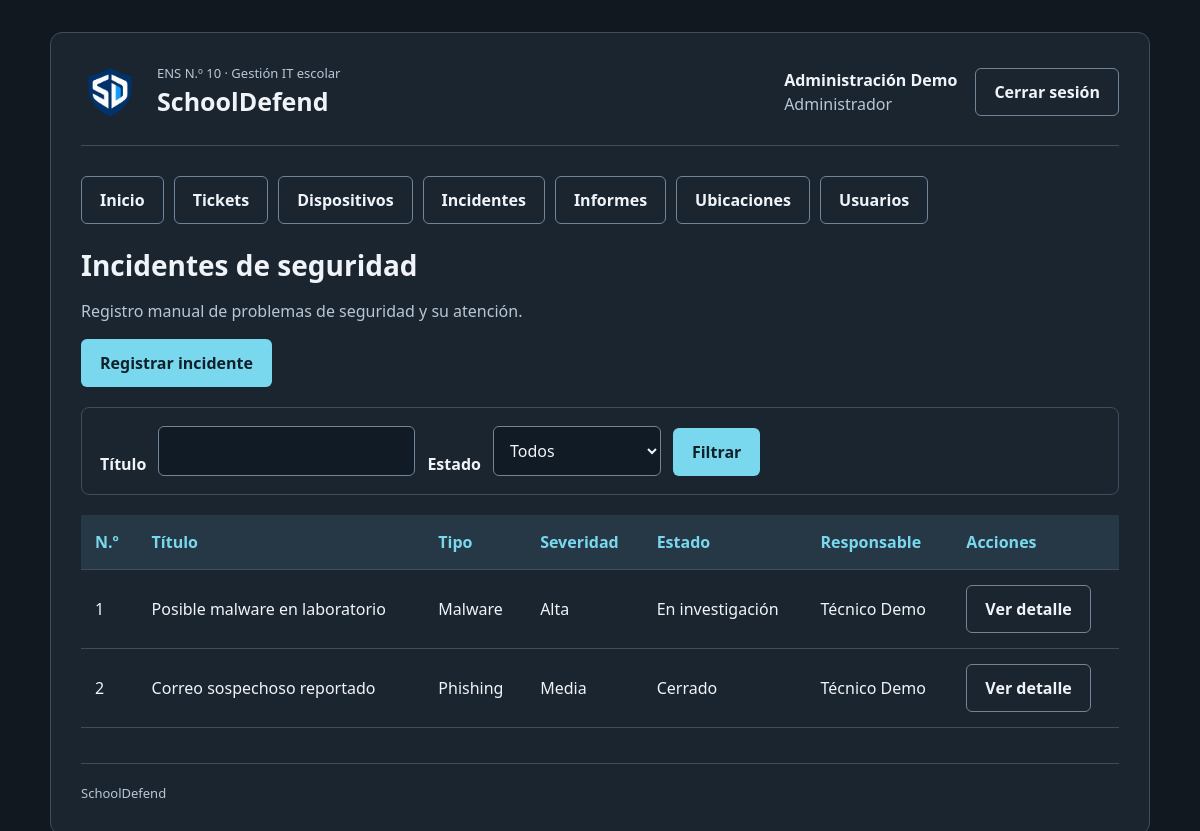
Page /incidentes/index.php (signed in) on the committed database.
### tables this page shows
CREATE TABLE usuarios (
    id_usuario INT UNSIGNED AUTO_INCREMENT PRIMARY KEY,
    nombre VARCHAR(100) NOT NULL,
    nombre_usuario VARCHAR(50) NOT NULL UNIQUE,
    password_hash VARCHAR(255) NOT NULL,
    rol ENUM('administrador','tecnico','profesor') NOT NULL,
    fecha_creacion DATETIME NOT NULL DEFAULT CURRENT_TIMESTAMP,
    activo TINYINT NOT NULL DEFAULT 1,
    fecha_baja DATETIME NULL,
    id_usuario_baja INT UNSIGNED NULL,
    motivo_baja VARCHAR(255) NULL,
    FOREIGN KEY (id_usuario_baja) REFERENCES usuarios(id_usuario) ON DELETE RESTRICT
);

CREATE TABLE incidentes (
    id_incidente INT UNSIGNED AUTO_INCREMENT PRIMARY KEY,
    titulo VARCHAR(150) NOT NULL,
    tipo ENUM('malware','phishing','acceso_no_autorizado','perdida_equipo','otro') NOT NULL,
    descripcion TEXT NOT NULL,
    severidad ENUM('baja','media','alta') NOT NULL,
    estado ENUM('reportado','en_investigacion','cerrado') NOT NULL DEFAULT 'reportado',
    id_dispositivo INT UNSIGNED NULL,
    id_ticket INT UNSIGNED NULL,
    id_creador INT UNSIGNED NOT NULL,
    id_responsable INT UNSIGNED NOT NULL,
    acciones_realizadas TEXT NULL,
    conclusion TEXT NULL,
    fecha_creacion DATETIME NOT NULL DEFAULT CURRENT_TIMESTAMP,
    fecha_cierre DATETIME NULL,
    FOREIGN KEY (id_dispositivo) REFERENCES dispositivos(id_dispositivo) ON DELETE RESTRICT,
    FOREIGN KEY (id_ticket) REFERENCES tickets(id_ticket) ON DELETE RESTRICT,
    FOREIGN KEY (id_creador) REFERENCES usuarios(id_usuario) ON DELETE RESTRICT,
    FOREIGN KEY (id_responsable) REFERENCES usuarios(id_usuario) ON DELETE RESTRICT
);

### includes/funciones.php (called while the page is built, shortened)
<?php
function escapar($texto)
{
    return htmlspecialchars((string) $texto, ENT_QUOTES, 'UTF-8');
}
function nombreRol($rol)
{
    $nombresRoles = [
        'administrador' => 'Administrador',
        'tecnico' => 'Técnico',
        'profesor' => 'Profesor'
    ];
    return $nombresRoles[$rol] ?? 'Sin rol';
}
function textoEntrada($datos, $campo, $valorInicial = '')
{
    if (!isset($datos[$campo]) || !is_string($datos[$campo])) {
        return $valorInicial;
    }
    return trim($datos[$campo]);
}

### includes/sesion.php (called while the page is built, shortened)
<?php
require_once __DIR__ . '/funciones.php';
function usuarioActual()
{
    $pdo = getConexion();
    $sqlUsuario = "
        SELECT id_usuario, nombre, nombre_usuario, rol
        FROM usuarios
        WHERE id_usuario = ?
          AND activo = 1";
    $consultaUsuario = $pdo->prepare($sqlUsuario);
    $consultaUsuario->execute([$_SESSION['id_usuario']]);
    $usuario = $consultaUsuario->fetch();
    return $usuario;
}
function exigirSesion($rutaLogin = 'login.php')
{
    $usuario = usuarioActual();
    return $usuario;
}

### incidentes/opciones.php (called while the page is built)
<?php
$tiposIncidente = [
    'malware' => 'Malware',
    'phishing' => 'Phishing',
    'acceso_no_autorizado' => 'Acceso no autorizado',
    'perdida_equipo' => 'Pérdida de equipo',
    'otro' => 'Otro'
];
$severidadesIncidente = ['baja' => 'Baja', 'media' => 'Media', 'alta' => 'Alta'];
$estadosIncidente = ['reportado' => 'Reportado', 'en_investigacion' => 'En investigación', 'cerrado' => 'Cerrado'];

### incidentes/index.php (the view, shortened to what this page needs)
<?php
require_once __DIR__ . '/../includes/sesion.php';
require_once __DIR__ . '/opciones.php';
$usuario = exigirSesion('../login.php');
$pdo = getConexion();
$rutaBase = '../';
$buscar = textoEntrada($_GET, 'buscar');
$sqlIncidentes = "
    SELECT incidentes.id_incidente, incidentes.titulo, incidentes.tipo,
           incidentes.severidad, incidentes.estado, usuarios.nombre AS responsable
    FROM incidentes
    INNER JOIN usuarios ON incidentes.id_responsable = usuarios.id_usuario
    WHERE 1 = 1";
$parametrosIncidentes = [];
$sqlIncidentes .= ' ORDER BY incidentes.fecha_creacion DESC, incidentes.id_incidente DESC';
$consultaIncidentes = $pdo->prepare($sqlIncidentes);
$consultaIncidentes->execute($parametrosIncidentes);
$incidentes = $consultaIncidentes->fetchAll();
require_once __DIR__ . '/../includes/encabezado.php';
?>
<h1>Incidentes de seguridad</h1>
<p class="texto-secundario">Registro manual de problemas de seguridad y su atención.</p>
<a class="boton" href="formulario.php">Registrar incidente</a>
<form method="get" class="filtros">
    <label for="buscar">Título</label>
    <input id="buscar" name="buscar" value="<?= escapar($buscar) ?>">
    <label for="estado">Estado</label>
    <select id="estado" name="estado">
        <option value="">Todos</option>
    </select>
    <button class="boton" type="submit">Filtrar</button>
</form>
<?php if (!$incidentes): ?>
    <p>No hay incidentes para mostrar.</p>
<?php else: ?>
    <div class="tabla-contenedor">
        <table>
            <thead>
                <tr>
                    <th scope="col">N.º</th>
                    <th scope="col">Título</th>
                    <th scope="col">Tipo</th>
                    <th scope="col">Severidad</th>
                    <th scope="col">Estado</th>
                    <th scope="col">Responsable</th>
                    <th scope="col">Acciones</th>
                </tr>
            </thead>
            <tbody>
                <?php foreach ($incidentes as $incidente): ?>
                    <tr>
                        <td><?= (int) $incidente['id_incidente'] ?></td>
                        <td><?= escapar($incidente['titulo']) ?></td>
                        <td><?= escapar($tiposIncidente[$incidente['tipo']]) ?></td>
                        <td><?= escapar($severidadesIncidente[$incidente['severidad']]) ?></td>
                        <td><?= escapar($estadosIncidente[$incidente['estado']]) ?></td>
                        <td><?= escapar($incidente['responsable']) ?></td>
                        <td><a class="boton boton-secundario" href="detalle.php?id=<?= (int) $incidente['id_incidente'] ?>">Ver detalle</a></td>
                    </tr>
                <?php endforeach; ?>
            </tbody>
        </table>
    </div>
<?php endif; ?>
<?php require_once __DIR__ . '/../includes/pie.php'; ?>

### includes/encabezado.php (shortened to what this page needs)
<?php
$rutaBase = $rutaBase ?? '';
$rutaEstilos = escapar($rutaBase . 'css/estilos.css');
$rutaLogoEncabezado = escapar($rutaBase . 'Imagenes/logo-escudo.png');
$rutaCerrarSesion = escapar($rutaBase . 'logout.php');
$mostrarCuenta = !empty($usuario);
$nombreCuenta = '';
$rolCuenta = '';
$enlacesMenu = [];
if ($mostrarCuenta) {
    $nombreCuenta = escapar($usuario['nombre']);
    $rolCuenta = escapar(nombreRol($usuario['rol']));
    $enlacesMenu['Inicio'] = $rutaBase . 'index.php';
    $enlacesMenu['Tickets'] = $rutaBase . 'tickets/index.php';
    if (in_array($usuario['rol'], ['administrador', 'tecnico'], true)) {
        $enlacesMenu['Dispositivos'] = $rutaBase . 'dispositivos/index.php';
        $enlacesMenu['Incidentes'] = $rutaBase . 'incidentes/index.php';
        $enlacesMenu['Informes'] = $rutaBase . 'informes/index.php';
    }
    if ($usuario['rol'] === 'administrador') {
        $enlacesMenu['Ubicaciones'] = $rutaBase . 'ubicaciones/index.php';
        $enlacesMenu['Usuarios'] = $rutaBase . 'usuarios/index.php';
    }
}
?>
<!DOCTYPE html>
<html lang="es">
    <head>
        <link rel="stylesheet" href="<?= $rutaEstilos ?>">
    </head>
    <body>
        <div class="contenedor">
            <header class="encabezado">
                <div class="marca">
                    <img class="logo-encabezado" src="<?= $rutaLogoEncabezado ?>" alt="">
                    <div>
                        <p class="institucion">ENS N.º 10 · Gestión IT escolar</p>
                        <p class="nombre-sistema">SchoolDefend</p>
                    </div>
                </div>
                <?php if ($mostrarCuenta): ?>
                    <div class="cuenta">
                        <div>
                            <strong><?= $nombreCuenta ?></strong>
                            <br>
                            <span class="texto-secundario"><?= $rolCuenta ?></span>
                        </div>
                        <form method="post" action="<?= $rutaCerrarSesion ?>">
                            <button class="boton boton-secundario" type="submit">Cerrar sesión</button>
                        </form>
                    </div>
                <?php endif; ?>
            </header>
            <?php if ($mostrarCuenta): ?>
                <nav class="menu" aria-label="Menú principal">
                    <?php foreach ($enlacesMenu as $nombreEnlace => $rutaEnlace): ?>
                        <a class="boton boton-secundario" href="<?= escapar($rutaEnlace) ?>"><?= escapar($nombreEnlace) ?></a>
                    <?php endforeach; ?>
                </nav>
            <?php endif; ?>
            <main id="contenido">

### css/estilos.css (style rules this page uses)
:root { color-scheme: dark; --fondo: #111820; --panel: #1b2530; --borde: #3b4d5f; --texto: #f0f4f8; --secundario: #b8c7d6; --acento: #79d8ed; --decoracion-link: none; }
* { box-sizing: border-box; }
body { margin: 0; padding: 32px 20px; background: var(--fondo); color: var(--texto); font-family: 'Segoe UI', Arial, sans-serif; font-size: 16px; line-height: 1.5; }
.contenedor { max-width: 1100px; margin: auto; padding: 30px; background: var(--panel); border: 1px solid var(--borde); border-radius: 12px; }
.encabezado, .marca, .cuenta { display: flex; align-items: center; gap: 18px; }
.encabezado { justify-content: space-between; flex-wrap: wrap; padding-bottom: 24px; margin-bottom: 30px; border-bottom: 1px solid var(--borde); }
.logo-encabezado { width: 58px; height: 58px; object-fit: contain; flex-shrink: 0; }
.institucion, .nombre-sistema { margin: 0; }
.institucion { font-size: 13px; color: var(--secundario); }
.nombre-sistema { font-size: 25px; font-weight: 700; }
h1 { font-size: 28px; line-height: 1.25; margin: 0 0 12px; }
.texto-secundario, .ayuda { color: var(--secundario); }
label { font-weight: 600; }
input, select, textarea { width: 100%; padding: 12px; margin-bottom: 10px; border: 1px solid #70859a; border-radius: 6px; background: #111b25; color: var(--texto); font: inherit; }
.boton { display: inline-block; padding: 11px 18px; border: 1px solid transparent; border-radius: 6px; background: var(--acento); color: #10212b; font: inherit; font-weight: 700; cursor: pointer; text-decoration: none; transition: all 0.2s ease; }
.boton-secundario { background: transparent; color: var(--texto); border-color: #70859a; }
.tabla-contenedor { overflow-x: auto; }
table { width: 100%; border-collapse: collapse; text-align: left; }
th { background: #263746; color: var(--acento); }
th, td { padding: 15px 14px; border-bottom: 1px solid var(--borde); }
a { text-decoration: none; transition: all 0.2s ease; color: var(--acento); }
.menu, .acciones { display: flex; flex-wrap: wrap; gap: 10px; margin-bottom: 24px; }
.filtros { display: flex; flex-wrap: wrap; align-items: end; gap: 12px; padding: 18px; margin: 20px 0; border: 1px solid var(--borde); border-radius: 8px; }
.filtros label { display: block; }
.filtros input, .filtros select { width: auto; max-width: 100%; margin: 0; }

### rows in the picture
usuarios: nombre "Administración Demo", rol "Administrador"
incidentes: id_incidente "1", titulo "Posible malware en laboratorio", tipo "Malware", severidad "Alta", estado "En investigación", id_creador.nombre "Técnico Demo"
incidentes: id_incidente "2", titulo "Correo sospechoso reportado", tipo "Phishing", severidad "Media", estado "Cerrado", id_creador.nombre "Técnico Demo"

### other values in the picture
escapar($nombreEnlace) "Inicio"
escapar($nombreEnlace) "Tickets"
escapar($nombreEnlace) "Dispositivos"
escapar($nombreEnlace) "Incidentes"
escapar($nombreEnlace) "Informes"
escapar($nombreEnlace) "Ubicaciones"
escapar($nombreEnlace) "Usuarios"
